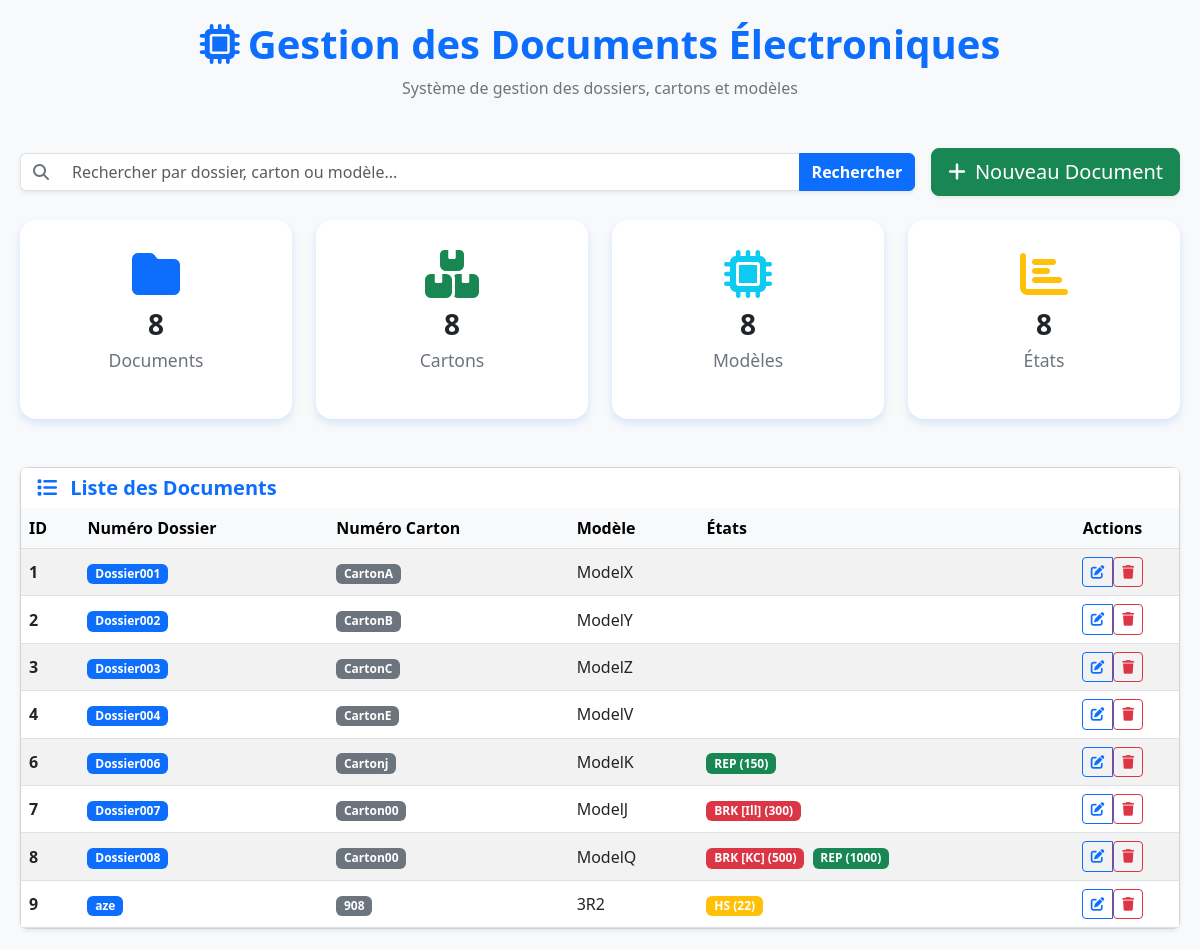
The page /dashboard (signed in) on the database its author committed.
### app.py (models this page shows, shortened)
class Document(db.Model):
    __tablename__ = 'documents'
    id = db.Column(db.Integer, primary_key=True)
    numero_dossier = db.Column(db.String(100), nullable=False, unique=True)
    numero_carton = db.Column(db.String(100), nullable=False)
    modele = db.Column(db.String(100), nullable=False)
    states = db.relationship('DocumentState', backref='document', lazy='dynamic', cascade='all, delete-orphan')

class DocumentState(db.Model):
    __tablename__ = 'document_states'
    id = db.Column(db.Integer, primary_key=True)
    document_id = db.Column(db.Integer, db.ForeignKey('documents.id'), nullable=False)
    state_type = db.Column(db.String(50), nullable=False)
    sub_state = db.Column(db.String(200))
    quantity = db.Column(db.Integer, nullable=True)
    def get_sub_states(self):
        return self.sub_state.split(',') if self.sub_state else []

### app.py (the view, shortened to what this page needs)
@app.route('/dashboard')
def dashboard():
    if not is_logged_in():
        flash('Veuillez vous connecter pour accéder au tableau de bord.', 'error')
        return redirect(url_for('auth.login'))
    search = request.args.get('search', '').strip()
    page = request.args.get('page', 1, type=int)
    per_page = 10
    query = Document.query
    documents = query.paginate(page=page, per_page=per_page, error_out=False)
    return render_template('index.html', documents=documents, search=search)

### app.py (called while the page is built)
def is_logged_in():
    return 'user_id' in session

### templates/index.html (shortened to what this page needs)
<!DOCTYPE html>
<html lang="fr">
<head>
  <link href="https://cdn.jsdelivr.net/npm/bootstrap@5.3.0/dist/css/bootstrap.min.css" rel="stylesheet" />
  <link href="https://cdnjs.cloudflare.com/ajax/libs/font-awesome/6.4.0/css/all.min.css" rel="stylesheet" />
</head>
<body>
  <div class="text-center mb-5">
    <h1 class="header-title">
      <i class="fas fa-microchip me-2"></i>Gestion des Documents Électroniques
    </h1>
    <p class="header-subtitle">Système de gestion des dossiers, cartons et modèles</p>
  </div>
  <div class="d-flex flex-column flex-md-row justify-content-between align-items-center mb-4 gap-3">
    <form method="GET" action="{{ url_for('dashboard') }}" class="flex-grow-1">
      <div class="input-group shadow-sm rounded">
        <span class="input-group-text bg-white border-end-0">
          <i class="fas fa-search text-secondary"></i>
        </span>
        <input type="text" name="search" value="{{ search }}" class="form-control border-start-0" placeholder="Rechercher par dossier, carton ou modèle..." />
        <button type="submit" class="btn btn-primary fw-semibold">Rechercher</button>
      </div>
    </form>
    <a href="{{ url_for('add_document') }}" class="btn btn-success btn-lg shadow-sm">
      <i class="fas fa-plus me-1"></i> Nouveau Document
    </a>
  </div>
  <div class="row g-4 mb-5 text-center">
    {% set stats = [
      {'icon': 'folder', 'count': documents.total if documents.total else 0, 'label': 'Documents', 'color': 'primary'},
      {'icon': 'boxes', 'count': documents.items|length if documents.items else 0, 'label': 'Cartons', 'color': 'success'},
      {'icon': 'microchip', 'count': documents.items|length if documents.items else 0, 'label': 'Modèles', 'color': 'info'},
      {'icon': 'chart-bar', 'count': documents.items|length if documents.items else 0, 'label': 'États', 'color': 'warning'}
    ] %}
    {% for stat in stats %}
    <div class="col-6 col-md-3">
      <div class="stats-card">
        <i class="fas fa-{{ stat.icon }} text-{{ stat.color }}"></i>
        <h3>{{ stat.count }}</h3>
        <p>{{ stat.label }}</p>
      </div>
    </div>
    {% endfor %}
  </div>
  <div class="card shadow-sm rounded-3">
    <div class="card-header bg-white border-0 d-flex align-items-center justify-content-between">
      <h5 class="mb-0 fw-bold text-primary">
        <i class="fas fa-list me-2"></i> Liste des Documents
      </h5>
    </div>
    <div class="card-body p-0">
      {% if documents.items %}
        <div class="table-responsive">
          <table class="table table-striped table-hover mb-0 align-middle">
            <thead class="table-light text-secondary">
              <tr>
                <th>ID</th>
                <th>Numéro Dossier</th>
                <th>Numéro Carton</th>
                <th>Modèle</th>
                <th>États</th>
                <th class="text-center">Actions</th>
              </tr>
            </thead>
            <tbody>
              {% for document in documents.items %}
              <tr>
                <td class="fw-semibold">{{ document.id }}</td>
                <td><span class="badge bg-primary">{{ document.numero_dossier }}</span></td>
                <td><span class="badge bg-secondary">{{ document.numero_carton }}</span></td>
                <td>{{ document.modele }}</td>
                <td>
                  {% for state in document.states %}
                    <span class="badge bg-{{
                      'success' if state.state_type == 'REP' else
                      'warning' if state.state_type == 'HS' else
                      'info' if state.state_type == 'SWA' else
                      'danger'
                    }} me-1">
                      {{ state.state_type }}
                      {% if state.get_sub_states() %}
                        [{{ state.sub_state }}]
                      {% endif %}
                      {% if state.quantity and state.quantity > 1 %}
                        ({{ state.quantity }})
                      {% endif %}
                    </span>
                  {% endfor %}
                </td>
                <td class="text-center">
                  <div class="btn-group" role="group">
                    <a href="{{ url_for('edit_document', id=document.id) }}" class="btn btn-sm btn-outline-primary" title="Modifier">
                      <i class="fas fa-edit"></i>
                    </a>
                    <form method="POST" action="{{ url_for('delete_document', id=document.id) }}" onsubmit="return confirm('Supprimer ce document ?');" style="display:inline;">
                      <button type="submit" class="btn btn-sm btn-outline-danger" title="Supprimer">
                        <i class="fas fa-trash"></i>
                      </button>
                    </form>
                  </div>
                </td>
              </tr>
              {% endfor %}
            </tbody>
          </table>
        </div>
      {% endif %}
    </div>
  </div>
</body>
</html>

### templates/index.html (style rules this page uses)
body { background: #f8f9fa; font-family: 'Segoe UI', Tahoma, Geneva, Verdana, sans-serif; padding: 20px; }
.header-title { font-weight: 700; color: #0d6efd; }
.header-subtitle { color: #6c757d; margin-bottom: 40px; }
.input-group .form-control { border-start-start-radius: 0; border-start-end-radius: 0; }
.input-group-text { background: white; border-right: 0; color: #6c757d; }
.btn-primary { font-weight: 600; }
.stats-card { border-radius: 1rem; box-shadow: 0 0.25rem 0.5rem rgba(13, 110, 253, 0.15); padding: 30px 0; text-align: center; background: white; }
.stats-card i { font-size: 3rem; margin-bottom: 10px; }
.stats-card h3 { font-weight: 700; margin-bottom: 5px; }
.stats-card p { color: #6c757d; font-size: 1.1rem; }
.table thead { background-color: #e9ecef; }
.badge { font-weight: 600; }
.btn-outline-primary, .btn-outline-danger { padding: 0.25rem 0.5rem; font-size: 0.85rem; }

### rows shown on the page
Document: id "1", numero_dossier "Dossier001", numero_carton "CartonA", modele "ModelX"
Document: id "2", numero_dossier "Dossier002", numero_carton "CartonB", modele "ModelY"
Document: id "3", numero_dossier "Dossier003", numero_carton "CartonC", modele "ModelZ"
Document: id "4", numero_dossier "Dossier004", numero_carton "CartonE", modele "ModelV"
Document: id "6", numero_dossier "Dossier006", numero_carton "Cartonj", modele "ModelK"
DocumentState: state_type "REP", quantity "150"
Document: id "7", numero_dossier "Dossier007", numero_carton "Carton00", modele "ModelJ"
DocumentState: state_type "BRK", sub_state "Ill", quantity "300"
Document: id "8", numero_dossier "Dossier008", numero_carton "Carton00", modele "ModelQ"
DocumentState: state_type "BRK", sub_state "KC", quantity "500"
DocumentState: state_type "REP", quantity "1000"
Document: id "9", numero_dossier "aze", numero_carton "908", modele "3R2"
DocumentState: state_type "HS", quantity "22"

### other values the page prints
{{ stat.count }} "8" "8" "8" "8"
{{ stat.label }} "Documents" "Cartons" "Modèles" "États"
